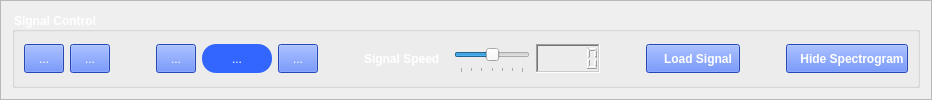
              <widget class="QFrame" name="frame_10">
               <property name="frameShape">
                <enum>QFrame::StyledPanel</enum>
               </property>
               <property name="frameShadow">
                <enum>QFrame::Raised</enum>
               </property>
               <layout class="QGridLayout" name="gridLayout_31">
                <item row="0" column="0">
                 <widget class="QGroupBox" name="groupBox_4">
                  <property name="font">
                   <font>
                    <pointsize>9</pointsize>
                    <weight>75</weight>
                    <bold>true</bold>
                   </font>
                  </property>
                  <property name="styleSheet">
                   <string notr="true">color: rgb(255, 255, 255);</string>
                  </property>
                  <property name="title">
                   <string>Signal Control</string>
                  </property>
                  <layout class="QGridLayout" name="gridLayout_32">
                   <item row="0" column="0">
                    <layout class="QGridLayout" name="gridLayout_33">
                     <item row="0" column="5">
                      <widget class="QToolButton" name="Musical_Instruments_Reset_Button">
                       <property name="sizePolicy">
                        <sizepolicy hsizetype="Expanding" vsizetype="Fixed">
                         <horstretch>0</horstretch>
                         <verstretch>0</verstretch>
                        </sizepolicy>
                       </property>
                       <property name="minimumSize">
                        <size>
                         <width>40</width>
                         <height>29</height>
                        </size>
                       </property>
                       <property name="styleSheet">
                        <string notr="true">background-color:#3366ff;</string>
                       </property>
                       <property name="text">
                        <string>...</string>
                       </property>
                       <property name="icon">
                        <iconset>
                         <normaloff>Assets/rewind.png</normaloff>Assets/rewind.png</iconset>
                       </property>
                       <property name="iconSize">
                        <size>
                         <width>20</width>
                         <height>20</height>
                        </size>
                       </property>
                      </widget>
                     </item>
                     <item row="0" column="7">
                      <widget class="QLabel" name="label_24">
                       <property name="minimumSize">
                        <size>
                         <width>84</width>
                         <height>29</height>
                        </size>
                       </property>
                       <property name="font">
                        <font>
                         <pointsize>9</pointsize>
                         <weight>75</weight>
                         <bold>true</bold>
                        </font>
                       </property>
                       <property name="styleSheet">
                        <string notr="true">color: &quot;white&quot;;</string>
                       </property>
                       <property name="text">
                        <string>Signal Speed</string>
                       </property>
                      </widget>
                     </item>
                     <item row="0" column="8">
                      <widget class="QSlider" name="Musical_Instruments_Signal_Speed_Slider">
                       <property name="sizePolicy">
                        <sizepolicy hsizetype="Expanding" vsizetype="Fixed">
                         <horstretch>120</horstretch>
                         <verstretch>0</verstretch>
                        </sizepolicy>
                       </property>
                       <property name="minimumSize">
                        <size>
                         <width>0</width>
                         <height>29</height>
                        </size>
                       </property>
                       <property name="maximumSize">
                        <size>
                         <width>300</width>
                         <height>16777215</height>
                        </size>
                       </property>
                       <property name="minimum">
                        <number>-3</number>
                       </property>
                       <property name="maximum">
                        <number>3</number>
                       </property>
                       <property name="singleStep">
                        <number>0</number>
                       </property>
                       <property name="pageStep">
                        <number>0</number>
                       </property>
                       <property name="value">
                        <number>0</number>
                       </property>
                       <property name="sliderPosition">
                        <number>0</number>
                       </property>
                       <property name="tracking">
                        <bool>true</bool>
                       </property>
                       <property name="orientation">
                        <enum>Qt::Horizontal</enum>
                       </property>
                       <property name="invertedAppearance">
                        <bool>false</bool>
                       </property>
                       <property name="invertedControls">
                        <bool>false</bool>
                       </property>
                       <property name="tickPosition">
                        <enum>QSlider::TicksBelow</enum>
                       </property>
                       <property name="tickInterval">
                        <number>1</number>
                       </property>
                      </widget>
                     </item>
                     <item row="0" column="0">
                      <widget class="QToolButton" name="Musical_Instruments_Zooming_In_Button">
                       <property name="sizePolicy">
                        <sizepolicy hsizetype="Expanding" vsizetype="Fixed">
                         <horstretch>0</horstretch>
                         <verstretch>0</verstretch>
                        </sizepolicy>
                       </property>
                       <property name="minimumSize">
                        <size>
                         <width>40</width>
                         <height>29</height>
                        </size>
                       </property>
                       <property name="font">
                        <font>
                         <italic>false</italic>
                        </font>
                       </property>
                       <property name="styleSheet">
                        <string notr="true">background-color:#3366ff;</string>
                       </property>
                       <property name="text">
                        <string>...</string>
                       </property>
                       <property name="icon">
                        <iconset>
                         <normaloff>Assets/zoomin.png</normaloff>Assets/zoomin.png</iconset>
                       </property>
                      </widget>
                     </item>
                     <item row="0" column="6">
                      <spacer name="horizontalSpacer_14">
                       <property name="orientation">
                        <enum>Qt::Horizontal</enum>
                       </property>
                       <property name="sizeHint" stdset="0">
                        <size>
                         <width>40</width>
                         <height>20</height>
                        </size>
                       </property>
                      </spacer>
                     </item>
                     <item row="0" column="1">
                      <widget class="QToolButton" name="Musical_Instruments_Zooming_Out_Button">
                       <property name="sizePolicy">
                        <sizepolicy hsizetype="Expanding" vsizetype="Fixed">
                         <horstretch>0</horstretch>
                         <verstretch>0</verstretch>
                        </sizepolicy>
                       </property>
                       <property name="minimumSize">
                        <size>
                         <width>40</width>
                         <height>29</height>
                        </size>
                       </property>
                       <property name="styleSheet">
                        <string notr="true">background-color:#3366ff;</string>
                       </property>
                       <property name="text">
                        <string>...</string>
                       </property>
                       <property name="icon">
                        <iconset>
                         <normaloff>Assets/zoom-out.png</normaloff>Assets/zoom-out.png</iconset>
                       </property>
                       <property name="iconSize">
                        <size>
                         <width>20</width>
                         <height>20</height>
                        </size>
                       </property>
                      </widget>
                     </item>
                     <item row="0" column="2">
                      <spacer name="horizontalSpacer_13">
                       <property name="orientation">
                        <enum>Qt::Horizontal</enum>
                       </property>
                       <property name="sizeHint" stdset="0">
                        <size>
                         <width>40</width>
                         <height>20</height>
                        </size>
                       </property>
                      </spacer>
                     </item>
                     <item row="0" column="9">
                      <widget class="QLCDNumber" name="Musical_Instruments_Signal_Speed_LCD">
                       <property name="enabled">
                        <bool>true</bool>
                       </property>
                       <property name="minimumSize">
                        <size>
                         <width>0</width>
                         <height>29</height>
                        </size>
                       </property>
                       <property name="font">
                        <font>
                         <weight>75</weight>
                         <bold>true</bold>
                        </font>
                       </property>
                       <property name="frameShape">
                        <enum>QFrame::WinPanel</enum>
                       </property>
                       <property name="frameShadow">
                        <enum>QFrame::Sunken</enum>
                       </property>
                       <property name="lineWidth">
                        <number>1</number>
                       </property>
                       <property name="segmentStyle">
                        <enum>QLCDNumber::Outline</enum>
                       </property>
                       <property name="intValue" stdset="0">
                        <number>0</number>
                       </property>
                      </widget>
                     </item>
                     <item row="0" column="10">
                      <spacer name="horizontalSpacer_15">
                       <property name="orientation">
                        <enum>Qt::Horizontal</enum>
                       </property>
                       <property name="sizeHint" stdset="0">
                        <size>
                         <width>40</width>
                         <height>20</height>
                        </size>
                       </property>
                      </spacer>
                     </item>
                     <item row="0" column="11">
                      <widget class="QPushButton" name="Musical_Instruments_Load_Signal_Button">
                       <property name="sizePolicy">
                        <sizepolicy hsizetype="Expanding" vsizetype="Fixed">
                         <horstretch>150</horstretch>
                         <verstretch>0</verstretch>
                        </sizepolicy>
                       </property>
                       <property name="minimumSize">
                        <size>
                         <width>0</width>
                         <height>29</height>
                        </size>
                       </property>
                       <property name="maximumSize">
                        <size>
                         <width>300</width>
                         <height>16777215</height>
                        </size>
                       </property>
                       <property name="sizeIncrement">
                        <size>
                         <width>0</width>
                         <height>0</height>
                        </size>
                       </property>
                       <property name="font">
                        <font>
                         <weight>75</weight>
                         <bold>true</bold>
                        </font>
                       </property>
                       <property name="styleSheet">
                        <string notr="true">background-color:#3366ff;</string>
                       </property>
                       <property name="text">
                        <string>   Load Signal</string>
                       </property>
                       <property name="icon">
                        <iconset>
                         <normaloff>Assets/move-to.png</normaloff>Assets/move-to.png</iconset>
                       </property>
                       <property name="iconSize">
                        <size>
                         <width>20</width>
                         <height>20</height>
                        </size>
                       </property>
                      </widget>
                     </item>
                     <item row="0" column="12">
                      <spacer name="horizontalSpacer_16">
                       <property name="orientation">
                        <enum>Qt::Horizontal</enum>
                       </property>
                       <property name="sizeHint" stdset="0">
                        <size>
                         <width>40</width>
                         <height>20</height>
                        </size>
                       </property>
                      </spacer>
                     </item>
                     <item row="0" column="13">
                      <widget class="QPushButton" name="Musical_Instruments_Hide_Show_Spectrogram_Button">
                       <property name="sizePolicy">
                        <sizepolicy hsizetype="Expanding" vsizetype="Fixed">
                         <horstretch>150</horstretch>
                         <verstretch>0</verstretch>
                        </sizepolicy>
                       </property>
                       <property name="minimumSize">
                        <size>
                         <width>0</width>
                         <height>29</height>
                        </size>
                       </property>
                       <property name="maximumSize">
                        <size>
                         <width>300</width>
                         <height>16777215</height>
                        </size>
                       </property>
                       <property name="sizeIncrement">
                        <size>
                         <width>0</width>
                         <height>0</height>
                        </size>
                       </property>
                       <property name="font">
                        <font>
                         <weight>75</weight>
                         <bold>true</bold>
                        </font>
                       </property>
                       <property name="styleSheet">
                        <string notr="true">background-color:#3366ff;</string>
                       </property>
                       <property name="text">
                        <string>   Hide Spectrogram</string>
                       </property>
                       <property name="icon">
                        <iconset>
                         <normaloff>Assets/invisible.png</normaloff>Assets/invisible.png</iconset>
                       </property>
                       <property name="iconSize">
                        <size>
                         <width>20</width>
                         <height>20</height>
                        </size>
                       </property>
                      </widget>
                     </item>
                     <item row="0" column="3">
                      <widget class="QToolButton" name="Musical_Instruments_Stop_Button">
                       <property name="sizePolicy">
                        <sizepolicy hsizetype="Expanding" vsizetype="Fixed">
                         <horstretch>0</horstretch>
                         <verstretch>0</verstretch>
                        </sizepolicy>
                       </property>
                       <property name="minimumSize">
                        <size>
                         <width>40</width>
                         <height>29</height>
                        </size>
                       </property>
                       <property name="styleSheet">
                        <string notr="true">background-color:#3366ff;</string>
                       </property>
                       <property name="text">
                        <string>...</string>
                       </property>
                       <property name="icon">
                        <iconset>
                         <normaloff>Assets/stop-button (2).png</normaloff>Assets/stop-button (2).png</iconset>
                       </property>
                       <property name="iconSize">
                        <size>
                         <width>20</width>
                         <height>20</height>
                        </size>
                       </property>
                      </widget>
                     </item>
                     <item row="0" column="4">
                      <widget class="QToolButton" name="Musical_Instruments_Play_Pause_Button">
                       <property name="sizePolicy">
                        <sizepolicy hsizetype="Expanding" vsizetype="Fixed">
                         <horstretch>0</horstretch>
                         <verstretch>0</verstretch>
                        </sizepolicy>
                       </property>
                       <property name="minimumSize">
                        <size>
                         <width>70</width>
                         <height>29</height>
                        </size>
                       </property>
                       <property name="styleSheet">
                        <string notr="true">background-color:#3366ff;
border-radius: 14px;</string>
                       </property>
                       <property name="text">
                        <string>...</string>
                       </property>
                       <property name="icon">
                        <iconset>
                         <normaloff>Assets/play (1).png</normaloff>Assets/play (1).png</iconset>
                       </property>
                       <property name="iconSize">
                        <size>
                         <width>20</width>
                         <height>20</height>
                        </size>
                       </property>
                      </widget>
                     </item>
                    </layout>
                   </item>
                  </layout>
                 </widget>
                </item>
               </layout>
              </widget>
